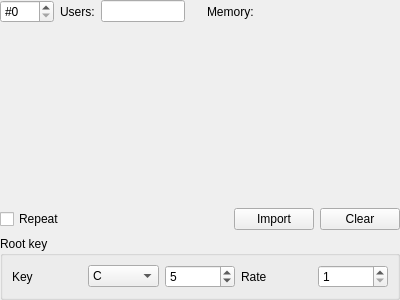
<?xml version="1.0" encoding="UTF-8"?>
<ui version="4.0">
 <class>ADPCMWaveformEditor</class>
 <widget class="QWidget" name="ADPCMWaveformEditor">
  <property name="geometry">
   <rect>
    <x>0</x>
    <y>0</y>
    <width>400</width>
    <height>300</height>
   </rect>
  </property>
  <property name="acceptDrops">
   <bool>true</bool>
  </property>
  <property name="windowTitle">
   <string notr="true"/>
  </property>
  <layout class="QVBoxLayout" name="verticalLayout">
   <property name="leftMargin">
    <number>0</number>
   </property>
   <property name="topMargin">
    <number>0</number>
   </property>
   <property name="rightMargin">
    <number>0</number>
   </property>
   <property name="bottomMargin">
    <number>0</number>
   </property>
   <item>
    <layout class="QHBoxLayout" name="horizontalLayout_4">
     <item>
      <widget class="QSpinBox" name="waveNumSpinBox">
       <property name="keyboardTracking">
        <bool>false</bool>
       </property>
       <property name="prefix">
        <string notr="true">#</string>
       </property>
       <property name="maximum">
        <number>127</number>
       </property>
      </widget>
     </item>
     <item alignment="Qt::AlignRight">
      <widget class="QLabel" name="waveUsersLabel">
       <property name="text">
        <string>Users:</string>
       </property>
      </widget>
     </item>
     <item>
      <widget class="QLineEdit" name="waveUsersLineEdit">
       <property name="readOnly">
        <bool>true</bool>
       </property>
      </widget>
     </item>
     <item>
      <spacer name="horizontalSpacer_2">
       <property name="orientation">
        <enum>Qt::Horizontal</enum>
       </property>
       <property name="sizeHint" stdset="0">
        <size>
         <width>40</width>
         <height>20</height>
        </size>
       </property>
      </spacer>
     </item>
     <item alignment="Qt::AlignRight">
      <widget class="QLabel" name="waveMemoryLabel">
       <property name="text">
        <string>Memory:</string>
       </property>
      </widget>
     </item>
     <item>
      <widget class="QWidget" name="waveMemoryWidget" native="true">
       <property name="sizePolicy">
        <sizepolicy hsizetype="Expanding" vsizetype="Preferred">
         <horstretch>0</horstretch>
         <verstretch>0</verstretch>
        </sizepolicy>
       </property>
       <property name="minimumSize">
        <size>
         <width>140</width>
         <height>0</height>
        </size>
       </property>
      </widget>
     </item>
    </layout>
   </item>
   <item>
    <widget class="QWidget" name="waveViewWidget" native="true">
     <property name="sizePolicy">
      <sizepolicy hsizetype="Preferred" vsizetype="Expanding">
       <horstretch>0</horstretch>
       <verstretch>0</verstretch>
      </sizepolicy>
     </property>
    </widget>
   </item>
   <item>
    <layout class="QHBoxLayout" name="horizontalLayout_10">
     <item>
      <widget class="QCheckBox" name="waveRepeatCheckBox">
       <property name="text">
        <string>Repeat</string>
       </property>
      </widget>
     </item>
     <item>
      <spacer name="horizontalSpacer_4">
       <property name="orientation">
        <enum>Qt::Horizontal</enum>
       </property>
       <property name="sizeHint" stdset="0">
        <size>
         <width>40</width>
         <height>20</height>
        </size>
       </property>
      </spacer>
     </item>
     <item>
      <widget class="QPushButton" name="waveImportPushButton">
       <property name="text">
        <string>Import</string>
       </property>
      </widget>
     </item>
     <item>
      <widget class="QPushButton" name="waveClearPushButton">
       <property name="text">
        <string>Clear</string>
       </property>
      </widget>
     </item>
    </layout>
   </item>
   <item>
    <widget class="QGroupBox" name="rootKeyGroupBox">
     <property name="title">
      <string>Root key</string>
     </property>
     <layout class="QHBoxLayout" name="horizontalLayout_9">
      <item>
       <widget class="QLabel" name="rootKeyLabel">
        <property name="text">
         <string>Key</string>
        </property>
       </widget>
      </item>
      <item>
       <widget class="QComboBox" name="rootKeyComboBox">
        <item>
         <property name="text">
          <string>C</string>
         </property>
        </item>
        <item>
         <property name="text">
          <string>C#</string>
         </property>
        </item>
        <item>
         <property name="text">
          <string>D</string>
         </property>
        </item>
        <item>
         <property name="text">
          <string>D#</string>
         </property>
        </item>
        <item>
         <property name="text">
          <string>E</string>
         </property>
        </item>
        <item>
         <property name="text">
          <string>F</string>
         </property>
        </item>
        <item>
         <property name="text">
          <string>F#</string>
         </property>
        </item>
        <item>
         <property name="text">
          <string>G</string>
         </property>
        </item>
        <item>
         <property name="text">
          <string>G#</string>
         </property>
        </item>
        <item>
         <property name="text">
          <string>A</string>
         </property>
        </item>
        <item>
         <property name="text">
          <string>A#</string>
         </property>
        </item>
        <item>
         <property name="text">
          <string>B</string>
         </property>
        </item>
       </widget>
      </item>
      <item>
       <widget class="QSpinBox" name="rootKeySpinBox">
        <property name="maximum">
         <number>7</number>
        </property>
        <property name="value">
         <number>5</number>
        </property>
       </widget>
      </item>
      <item>
       <widget class="QLabel" name="rootRateLabel">
        <property name="text">
         <string>Rate</string>
        </property>
       </widget>
      </item>
      <item>
       <widget class="QSpinBox" name="rootRateSpinBox">
        <property name="minimum">
         <number>1</number>
        </property>
        <property name="maximum">
         <number>65535</number>
        </property>
       </widget>
      </item>
     </layout>
    </widget>
   </item>
  </layout>
 </widget>
 <tabstops>
  <tabstop>waveNumSpinBox</tabstop>
  <tabstop>waveUsersLineEdit</tabstop>
  <tabstop>waveRepeatCheckBox</tabstop>
  <tabstop>waveImportPushButton</tabstop>
  <tabstop>waveClearPushButton</tabstop>
  <tabstop>rootKeyComboBox</tabstop>
  <tabstop>rootKeySpinBox</tabstop>
  <tabstop>rootRateSpinBox</tabstop>
 </tabstops>
 <resources/>
 <connections/>
</ui>
